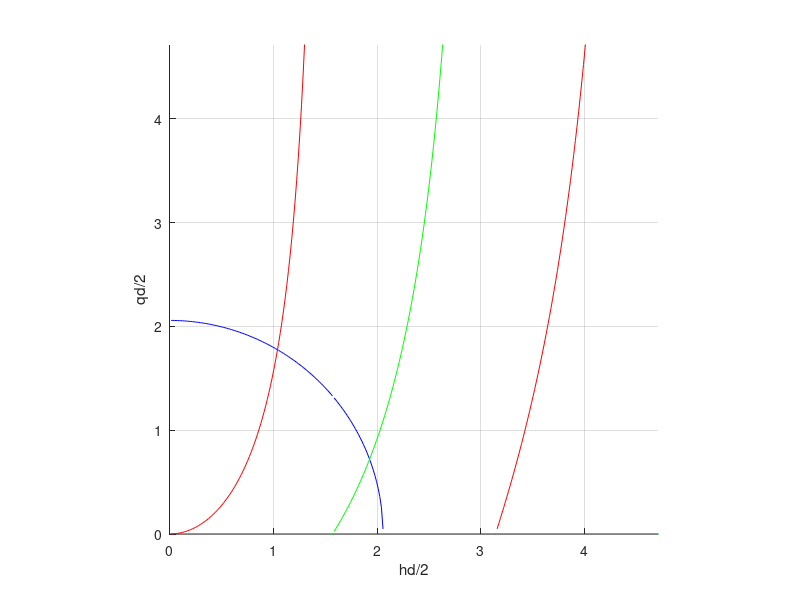

The MATLAB script that drew this image: (Note: this script raises an error after producing the figure.)
%%%%%%%%%%%%%%%%%%%%%%%%%%%%%%%%%%%%%%%%%%%%%%%%%%%%%%%%%%%%%%%%%%%%%%%%%%
% This code calculates the modes of a symmetric slab waveguide
%
%
%%%%%%%%%%%%%%%%%%%%%%%%%%%%%%%%%%%%%%%%%%%%%%%%%%%%%%%%%%%%%%%%%%%%%%%%%%%%%%
%
% variables:
%   lr: wavelength
%   n1: cladding index
%   n2: core index
%   lr: wavlength (in micrometers)
%   d: vector with film thicknesses
%   pol: polarization state (1: TE, 2:TM)
%
% All length units are in micrometers
%%%%%%%%%%%%%%%%%%%%%%%%%%%%%%%%%%%%%%%%%%%%%%%%%%%%%%%%%%%
clear all;
global V

%waveguide parameters
%required parameters: n1, n2, d, lr
n1=1;   %top region (the cover)
n2=sqrt(12.25);  %waveguide film indices
d=0.22;      %waveguide film thicknesses
lr=(1/0.8879);    %wavelength
ko=2*pi/lr;
pol = 1;
%%%%%%%%%%%%%%%%%%%%%%%%%%%%%%%%%%
%Equations:
%
%Dispersion equations
%   h=sqrt((n2*ko)^2-beta^2)
%   q=sqrt(beta^2-(n1*ko)^2)
%combine these 2 equations
%    h^2+q^2 = (n2^2-n1^2)*ko^2
%
%Mode equations
%   h*tan(h*d/2) = q (symmetric TE modes)
%   -h*cot(h*d/2)= q (antisymmetric TE modes)
%%%%%%%%%%%%%%%%%%%%%%%%%%%%%%%%%%%%%%%%%%%%%%

% multiply both sides of the equations by d
% call x=hd, y=qd
%
% h*tan(h*d/2) = q  becomes x*tan(x/2)=y2
% -h*cot(h*d/2) = q  becomes -x*cot(x/2)=y3
%
%   h^2+q^2 = (n2^2-n1^2)*ko^2 becomes x^2+y1^2 = d^2*ko^2*(n2^2-n1^2)  = V
%

%normalized frequency
V=d*pi/lr*sqrt(n2^2-n1^2)


%break x up into 2 pi intervals
intervals=ceil(1.01*V)

%(1) plot the three equations
%   Dispersion equation
%   Symmetric modes
%   Antisymmetric modes

figure(1)
clf
hold 'on'
if intervals==1
    x=linspace(0, 1.5*V,101);
    x=sort([x,V]);
    I=find(x<=V);
    y1=sqrt(V^2-x.^2);  %dispersion
    y2=x.*tan(x/2);     %symmetric
    y3=-x.*cot(x/2);    %antisymetric
    plot(x(I),y1(I),'b')
    plot(x,y2,'r')
    plot(x,y3,'g')
    grid
    axis image
    axis([0, max(x), 0 max(x)])
    xlabel('h d')
    ylabel('q d')
    hold 'off'

else
    
    for lp=1:intervals
        %only plot in pi/2 intervals to eliminate positive/negative changes
        x=linspace(pi/2*(lp-1),pi/2*lp,101);
        x=x(2:end);
        I=find(x<V);
        y1=sqrt(V^2-x.^2);  %dispersion
        y2=x.*tan(x);     %symmetric
        y3=-x.*cot(x);    %antisymetric
        plot(x(I),y1(I),'b')
        plot(x,y2,'r')
        plot(x,y3,'g')
    end
    grid
    axis image
    axis([0, pi/2*intervals, 0, pi/2*intervals])
    xlabel('hd/2')
    ylabel('qd/2')
    hold 'off'
    
end


%(2) Calculate the symmetric modes
%number of symmetric modes
%tan(hd/2)=0
%   zero crossings every pi
%   hd every 2*pi up to V
n_sym= floor(V/(pi));
x_sym=[];
for lp_sym=0:n_sym
    tmp=fminbnd('sym_modes',lp_sym*pi,lp_sym*pi+pi/2)
    x_sym=[x_sym,tmp]
end

%(3) Calculate the anti-symmetric modes
%number of antisymmetric modes
%cot(hd/2)=0
%   zero crossings every pi/2
%   x every odd multiple of pi
n_asym= round(V/(pi));

x_asym=[];
if n_asym>0
    for lp_asym=1:n_asym
        tmp=fminbnd('asym_modes',pi/2+(lp_asym-1)*pi,pi+(lp_asym-1)*pi)
        x_asym=[x_asym,tmp]
    end
end

hd=2*sort([x_sym,x_asym]);
beta=sqrt((n2*ko)^2-(hd/d).^2)
neff=beta/ko

%(4) plot the mode fields
figure(2)

x1=linspace(-d/2,d/2,101);
x2=linspace(d/2,2*d,101);
x3=linspace(-2*d,-d/2,101);

nn=0;
while nn<length(beta)
    nn=nn+1;
    subplot(length(beta),1,nn)
    
    if rem(nn,2)==0 %even mode
        'even'
        subplot(length(beta),1,nn)
        h=sqrt((n2*ko)^2-beta(nn).^2);
        q=sqrt(beta(nn).^2-(n1*ko)^2);
        C=sin(h*d/2)*exp(q*d/2);
        E1=sin(h*x1);
        E2=C*exp(-q*x2);
        E3=-C*exp(q*x3);
        
        plot(x1,E1)
        hold 'on'
        plot(x2,E2)
        plot(x3,E3)
        plot([-d/2 -d/2], [-1 1],'k')
        plot([d/2 d/2], [-1 1],'k')
        hold 'off'
        
        
 
    else    %odd mode       
        'odd'
        h=sqrt((n2*ko)^2-beta(nn).^2);
        q=sqrt(beta(nn).^2-(n1*ko)^2);
        C=cos(h*d/2)*exp(q*d/2);
        E1=cos(h*x1);
        E2=C*exp(-q*x2);
        E3=C*exp(q*x3);
        plot(x1,E1)
        hold 'on'
        plot(x2,E2)
        plot(x3,E3)
        plot([-d/2 -d/2], [-1 1],'k')
        plot([d/2 d/2], [-1 1],'k')
        hold 'off'
 
    end
end

    
neff    



        